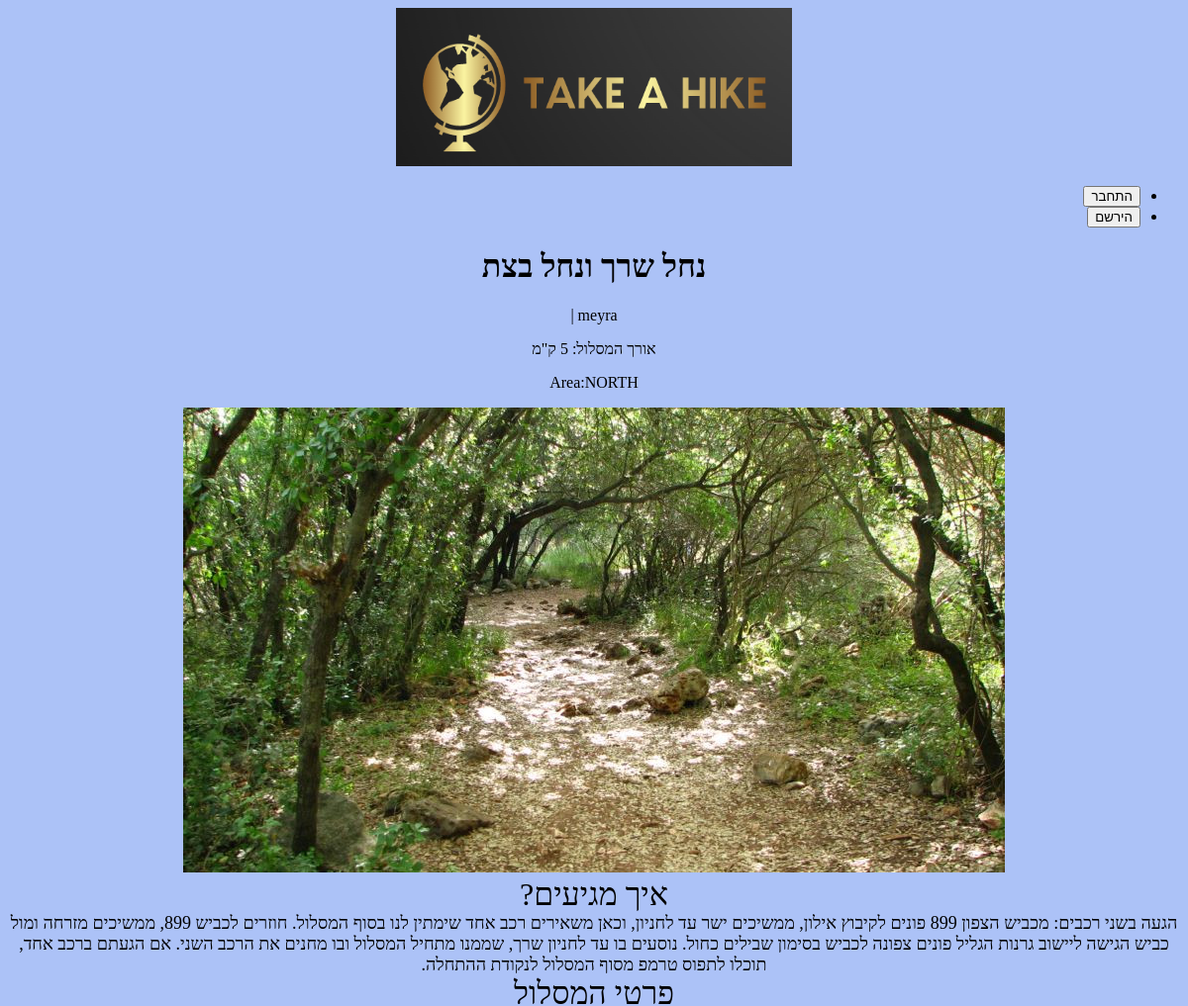
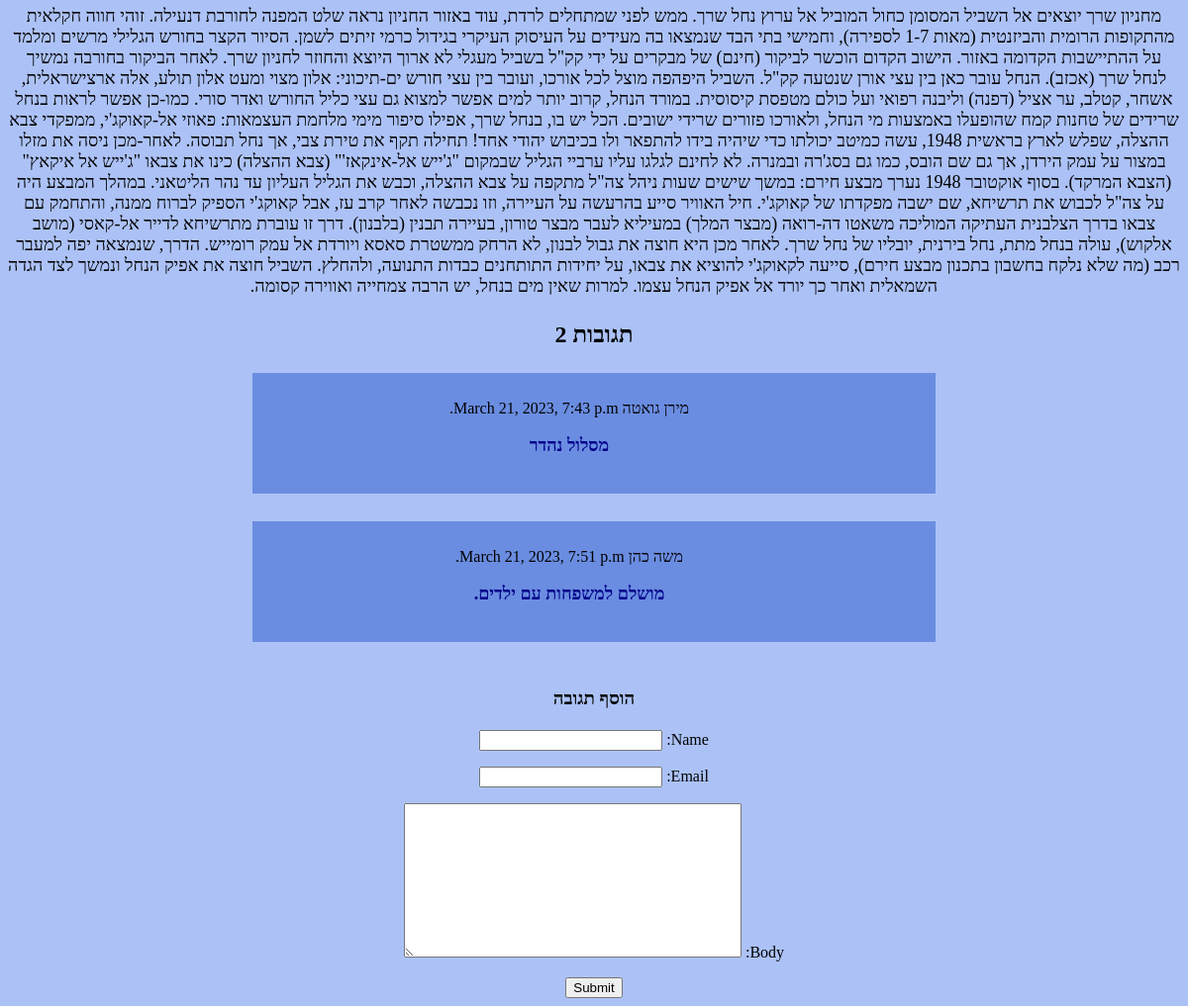
Page /articles/BETSET/ on the committed database (2 pictures, top to bottom).
### articles/models.py (models this page shows, shortened)
class Article(models.Model):
    area_ch = [
        ('SOUTH', 'South'),
        ('NORTH', 'North'),
        ('CENTER', 'Center'),
    ]
    title = models.CharField(max_length=100)
    slug = models.SlugField(unique=True)
    body = models.TextField()
    date = models.DateField(auto_now_add=True)
    thumb = models.ImageField(default='default.jpg', blank=True)
    author = models.ForeignKey(User, default=1, on_delete=models.CASCADE)
    area = models.TextField(max_length=10, choices=area_ch)
    howto = models.TextField(default='')
    len1 = models.IntegerField(default=1)

class Comment(models.Model):
    post = models.ForeignKey(Article,on_delete=models.CASCADE,related_name='comments')
    name = models.CharField(max_length=80)
    email = models.EmailField()
    body = models.TextField()
    created_on = models.DateTimeField(auto_now_add=True)
    active = models.BooleanField(default=False)
    class Meta:
        ordering = ['created_on']

### articles/views.py (the view)
# urls.py: path('<slug:slug>/', views.article_detail, name='detail'),
def article_detail(request, slug):
    template_name = 'articles/article_detail.html'
    post = get_object_or_404(Article, slug=slug)
    comments = post.comments.filter(active=True)
    new_comment = None
    if request.method == 'POST':
        comment_form = CommentForm(data=request.POST)
        if comment_form.is_valid():
            new_comment = comment_form.save(commit=False)
            new_comment.post = post
            new_comment.save()
    else:
        comment_form = CommentForm()
    return render(request, template_name, {'article': post,
                                           'comments': comments,
                                           'new_comment': new_comment,
                                           'comment_form': comment_form})

### articles/forms.py
class CommentForm(forms.ModelForm):
    class Meta:
        model = Comment
        fields = ('name', 'email', 'body')

### templates/articles/article_detail.html (shortened to what this page needs)
{% extends 'base_layout.html' %}
{% block content %}
<center>
<div class="container">
  <div class="row">
    <div class="col-md-8 card mb-4  mt-3 left  top">
      <div class="card-body">
        <h1>{% block title %} {{ article.title }} {% endblock title %}</h1>
        <p class=" text-muted">{{ article.author }} | {{ article.created_on }}</p>
        <p>אורך המסלול: {{ article.len1}} ק"מ</p>
          <p>Area:{{article.area}}</p>
      </div>
    </div>
    <img src="{{article.thumb.url}}"><br>
      <Font size="6">
          איך מגיעים?<br></Font></b>
      <font size="4">{{article.howto}}</font><br>
            <Font size="6">
          פרטי המסלול<br></Font></b>
      <font size="4">{{article.body}}</font>
    <div class="grid2">
        <h2>תגובות {{ comments.count }}</h2>
        {% for comment in comments %}
        <div class="comment-item">
        <div class="grid2" style="padding: 15px;">
          <p class="font-weight-bold"><font size="3">
            {{ comment.name }}
            <span class=" text-muted font-weight-normal">
              {{ comment.created_on }}
            </span></font>
          </p>
          <font color="darkblue" size="4"><b>
          {{ comment.body | linebreaks }}
            </font></b>
        </div>
        </div>
        <br>
        {% endfor %}
    </div>
    <div class="col-md-8 card mb-4  mt-3 ">
      <div class="card-body">
        {% if new_comment %}
        <div class="alert alert-success" role="alert">
          תגובתך ממתינה לאישור
        </div>
        {% else %}
        <h3>הוסף תגובה</h3>
        <form method="post" style="margin-top: 1.3em;">
          {{ comment_form.as_p }}
          <button type="submit" class="btn btn-primary  btn-lg">Submit</button>
        </form>
        {% endif %}
      </div>
    </div>
  </div>
</div>  </center>
{% endblock %}

### assets/styles.css (style rules this page uses)
body { background: #acc2f7; }

### templates/base_layout.html (style rules this page uses)
.grid2 { width: 700px; mergin-left:auto; mergin-right:auto; border: 5px; grid-template-columns: auto auto auto; padding: 5px; }
.comment-item { background-color: #6A8DE1; border: 5px solid #acc2f7; padding: 5px; font-size: 7px; text-align: center; }

### rows in the picture
Article: title "נחל שרך ונחל בצת", area "NORTH", thumb (picture), howto "הגעה בשני רכבים: מכביש הצפון 899 פונים לקיבוץ אילון, ממשיכים ישר עד לחניון, וכאן משאירים רכב אחד שימתין לנו בסוף המסלול. חוזרים לכביש 899, ממשיכים מזרחה ומול כביש הגישה ליישוב גרנות הגליל פונים צפונה לכביש בסימון שבילים כחול. נוסעים בו עד לחניון שרך, שממנו מתחיל המסלול ובו מחנים את הרכב השני. אם הגעתם ברכב אחד, תוכלו לתפוס טרמפ מסוף המסלול לנקודת ההתחלה.", body "מחניון שרך יוצאים אל השביל המסומן כחול המוביל אל ערוץ נחל שרך. ממש לפני שמתחלים לרדת, עוד באזור החניון נראה שלט המפנה לחורבת דנעילה. זוהי חווה חקלאית מהתקופות הרומית והביזנטית (מאות 1-7 לספירה), וחמישי בתי הבד שנמצאו בה מעידים על העיסוק העיקרי בגידול כרמי זיתים לשמן. הסיור הקצר בחורש הגלילי מרשים ומלמד על ההתיישבות הקדומה באזור. הישוב הקדום הוכשר לביקור (חינם) של מבקרים על ידי קק\"ל בשביל מעגלי לא ארוך היוצא והחוזר לחניון שרך. לאחר הביקור בחורבה נמשיך לנחל שרך (אכזב). הנחל עובר כאן בין עצי אורן שנטעה קק\"ל. השביל היפהפה מוצל לכל אורכו, ועובר בין עצי חורש ים-תיכוני: אלון מצוי ומעט אלון תולע, אלה ארצישראלית, אשחר, קטלב, ער אציל (דפנה) וליבנה רפואי ועל כולם מטפסת קיסוסית. במורד הנחל, קרוב יותר…"
Comment: name "מירן גואטה", created_on "March 21, 2023, 7:43 p.m.", body "מסלול נהדר"
Comment: name "משה כהן", created_on "March 21, 2023, 7:51 p.m.", body "מושלם למשפחות עם ילדים."

### other values in the picture
{{ comments.count }} "2"
